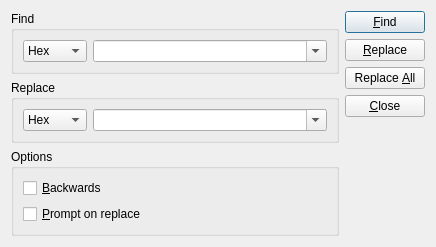
<?xml version="1.0" encoding="UTF-8"?>
<ui version="4.0">
 <class>SearchDialog</class>
 <widget class="QDialog" name="SearchDialog">
  <property name="geometry">
   <rect>
    <x>0</x>
    <y>0</y>
    <width>436</width>
    <height>223</height>
   </rect>
  </property>
  <property name="windowTitle">
   <string>QHexEdit - Find/Replace</string>
  </property>
  <layout class="QHBoxLayout" name="horizontalLayout_3">
   <item>
    <layout class="QVBoxLayout" name="verticalLayout_2">
     <item>
      <widget class="QGroupBox" name="gbFind">
       <property name="title">
        <string>Find</string>
       </property>
       <layout class="QHBoxLayout" name="horizontalLayout">
        <item>
         <widget class="QComboBox" name="cbFindFormat">
          <item>
           <property name="text">
            <string>Hex</string>
           </property>
          </item>
          <item>
           <property name="text">
            <string>UTF-8</string>
           </property>
          </item>
         </widget>
        </item>
        <item>
         <widget class="QComboBox" name="cbFind">
          <property name="sizePolicy">
           <sizepolicy hsizetype="Expanding" vsizetype="Fixed">
            <horstretch>0</horstretch>
            <verstretch>0</verstretch>
           </sizepolicy>
          </property>
          <property name="editable">
           <bool>true</bool>
          </property>
         </widget>
        </item>
       </layout>
      </widget>
     </item>
     <item>
      <widget class="QGroupBox" name="gbReplace">
       <property name="title">
        <string>Replace</string>
       </property>
       <layout class="QHBoxLayout" name="horizontalLayout_2">
        <item>
         <widget class="QComboBox" name="cbReplaceFormat">
          <item>
           <property name="text">
            <string>Hex</string>
           </property>
          </item>
          <item>
           <property name="text">
            <string>UTF-8</string>
           </property>
          </item>
         </widget>
        </item>
        <item>
         <widget class="QComboBox" name="cbReplace">
          <property name="sizePolicy">
           <sizepolicy hsizetype="Expanding" vsizetype="Fixed">
            <horstretch>0</horstretch>
            <verstretch>0</verstretch>
           </sizepolicy>
          </property>
          <property name="editable">
           <bool>true</bool>
          </property>
         </widget>
        </item>
       </layout>
      </widget>
     </item>
     <item>
      <widget class="QGroupBox" name="gbOptions">
       <property name="title">
        <string>Options</string>
       </property>
       <layout class="QVBoxLayout" name="verticalLayout_3">
        <item>
         <widget class="QCheckBox" name="cbBackwards">
          <property name="text">
           <string>&amp;Backwards</string>
          </property>
         </widget>
        </item>
        <item>
         <widget class="QCheckBox" name="cbPrompt">
          <property name="text">
           <string>&amp;Prompt on replace</string>
          </property>
         </widget>
        </item>
       </layout>
      </widget>
     </item>
    </layout>
   </item>
   <item>
    <layout class="QVBoxLayout" name="verticalLayout">
     <item>
      <widget class="QPushButton" name="pbFind">
       <property name="text">
        <string>&amp;Find</string>
       </property>
       <property name="shortcut">
        <string>F3</string>
       </property>
       <property name="default">
        <bool>true</bool>
       </property>
      </widget>
     </item>
     <item>
      <widget class="QPushButton" name="pbReplace">
       <property name="text">
        <string>&amp;Replace</string>
       </property>
      </widget>
     </item>
     <item>
      <widget class="QPushButton" name="pbReplaceAll">
       <property name="text">
        <string>Replace &amp;All</string>
       </property>
      </widget>
     </item>
     <item>
      <widget class="QPushButton" name="pbCancel">
       <property name="text">
        <string>&amp;Close</string>
       </property>
      </widget>
     </item>
     <item>
      <spacer name="verticalSpacer">
       <property name="orientation">
        <enum>Qt::Vertical</enum>
       </property>
       <property name="sizeHint" stdset="0">
        <size>
         <width>20</width>
         <height>40</height>
        </size>
       </property>
      </spacer>
     </item>
    </layout>
   </item>
  </layout>
 </widget>
 <tabstops>
  <tabstop>cbFind</tabstop>
  <tabstop>cbReplace</tabstop>
  <tabstop>cbFindFormat</tabstop>
  <tabstop>cbReplaceFormat</tabstop>
  <tabstop>cbBackwards</tabstop>
  <tabstop>cbPrompt</tabstop>
  <tabstop>pbFind</tabstop>
  <tabstop>pbReplace</tabstop>
  <tabstop>pbReplaceAll</tabstop>
  <tabstop>pbCancel</tabstop>
 </tabstops>
 <resources/>
 <connections>
  <connection>
   <sender>pbCancel</sender>
   <signal>clicked()</signal>
   <receiver>SearchDialog</receiver>
   <slot>hide()</slot>
   <hints>
    <hint type="sourcelabel">
     <x>360</x>
     <y>134</y>
    </hint>
    <hint type="destinationlabel">
     <x>364</x>
     <y>162</y>
    </hint>
   </hints>
  </connection>
 </connections>
</ui>
